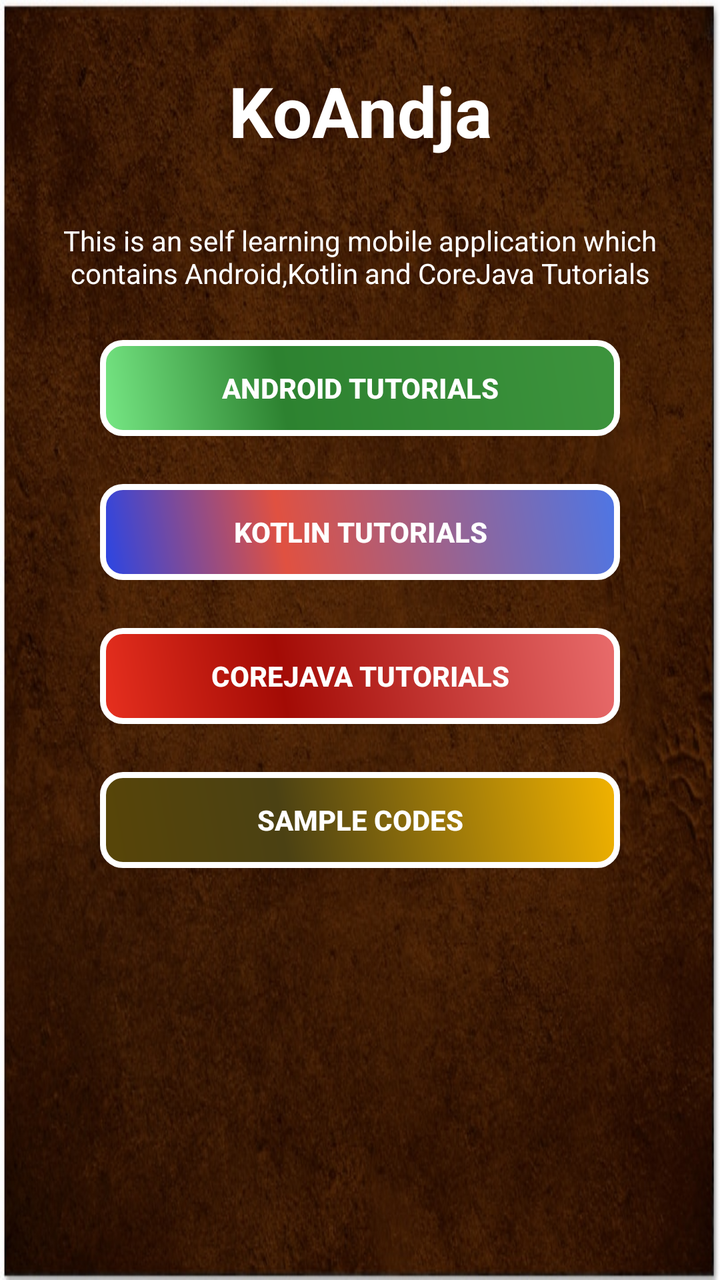
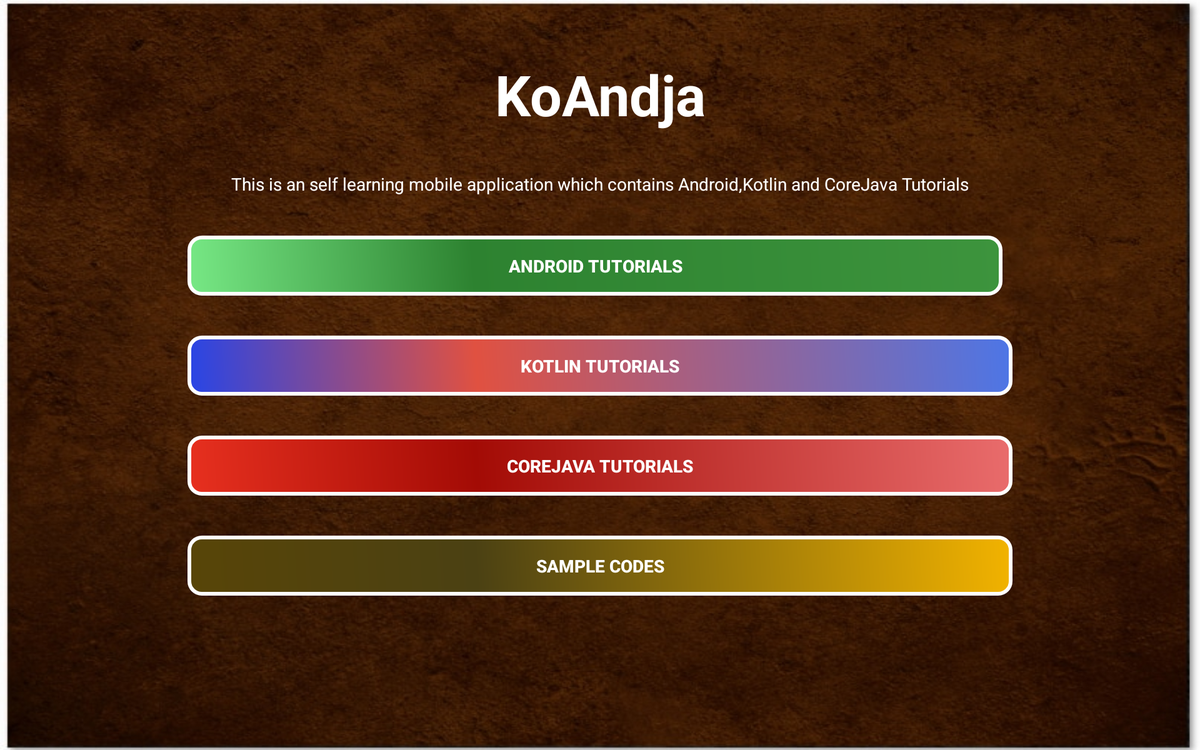

The same Android screen from two of the app's own layout files: first res/layout/ as a phone draws it, then the author's variant for another configuration, drawn on a device whose configuration selects that folder. Both files follow.
<!-- AndroidManifest.xml: application theme AppTheme -->
<!-- res/layout/activity_first.xml -->
<?xml version="1.0" encoding="utf-8"?>
<android.support.constraint.ConstraintLayout xmlns:android="http://schemas.android.com/apk/res/android"
    xmlns:app="http://schemas.android.com/apk/res-auto"
    xmlns:tools="http://schemas.android.com/tools"
    android:id="@+id/lay"
    android:layout_width="match_parent"
    android:layout_height="match_parent"
    android:background="@drawable/wall"
    tools:context=".FirstActivity">


    <TextView
        android:id="@+id/app_name"
        android:layout_width="0dp"
        android:layout_height="wrap_content"
        android:layout_marginTop="32dp"
        android:gravity="center"
        android:text="@string/app_name"
        android:textColor="#ffffff"
        android:textSize="35sp"
        android:textStyle="bold"
        app:layout_constraintEnd_toEndOf="parent"
        app:layout_constraintStart_toStartOf="parent"
        app:layout_constraintTop_toTopOf="parent" />

    <TextView
        android:id="@+id/app_desp"
        android:layout_width="0dp"
        android:layout_height="wrap_content"
        android:layout_marginEnd="16dp"
        android:layout_marginLeft="16dp"
        android:layout_marginRight="16dp"
        android:layout_marginStart="16dp"

        android:layout_marginTop="32dp"
        android:gravity="center"
        android:text="@string/desp"
        android:textColor="#ffffff"
        app:layout_constraintEnd_toEndOf="parent"
        app:layout_constraintStart_toStartOf="parent"
        app:layout_constraintTop_toBottomOf="@+id/app_name" />

    <Button
        android:id="@+id/andtut"
        android:layout_width="0dp"
        android:layout_height="wrap_content"
        android:layout_marginEnd="50dp"
        android:layout_marginLeft="50dp"
        android:layout_marginRight="50dp"

        android:layout_marginStart="50dp"
        android:layout_marginTop="24dp"
        android:background="@drawable/buttonshape"
        android:text="@string/android_tutorials"
        android:textColor="#ffffff"
        android:textStyle="bold"
        app:layout_constraintEnd_toEndOf="parent"
        app:layout_constraintStart_toStartOf="parent"
        app:layout_constraintTop_toBottomOf="@+id/app_desp" />

    <Button
        android:id="@+id/kotut"
        android:layout_width="0dp"
        android:layout_height="wrap_content"
        android:layout_marginEnd="50dp"
        android:layout_marginLeft="50dp"
        android:layout_marginRight="50dp"
        android:layout_marginStart="50dp"
        android:layout_marginTop="24dp"
        android:background="@drawable/buttonshape1"
        android:text="@string/kotlin_tutorials"
        android:textColor="#ffffff"

        android:textStyle="bold"
        app:layout_constraintEnd_toEndOf="parent"
        app:layout_constraintStart_toStartOf="parent"
        app:layout_constraintTop_toBottomOf="@+id/andtut" />

    <Button
        android:id="@+id/jatut"
        android:layout_width="0dp"
        android:layout_height="wrap_content"
        android:layout_marginEnd="50dp"
        android:layout_marginLeft="50dp"
        android:layout_marginRight="50dp"
        android:layout_marginStart="50dp"
        android:layout_marginTop="24dp"
        android:background="@drawable/buttonshape2"
        android:text="@string/corejava_tutorials"
        android:textColor="#ffffff"

        android:textStyle="bold"
        app:layout_constraintEnd_toEndOf="parent"
        app:layout_constraintStart_toStartOf="parent"
        app:layout_constraintTop_toBottomOf="@+id/kotut" />

    <Button
        android:id="@+id/samco"
        android:layout_width="0dp"
        android:layout_height="wrap_content"
        android:layout_marginEnd="50dp"
        android:layout_marginLeft="50dp"
        android:layout_marginRight="50dp"
        android:layout_marginStart="50dp"
        android:layout_marginTop="24dp"
        android:background="@drawable/buttonshape3"
        android:textColor="#ffffff"
        android:textStyle="bold"
        android:text="@string/sample_codes"
        app:layout_constraintEnd_toEndOf="parent"
        app:layout_constraintStart_toStartOf="parent"
        app:layout_constraintTop_toBottomOf="@+id/jatut" />

</android.support.constraint.ConstraintLayout>
<!-- resources referenced by this layout -->
<resources>
  <!-- drawable buttonshape (drawable) -->
  <?xml version="1.0" encoding="utf-8"?>
  <ripple
      xmlns:android="http://schemas.android.com/apk/res/android"
      android:color="#b2efb9">
      <item>
          <shape
              android:shape="rectangle">
              <gradient
                  android:angle="45"
                  android:centerX="35%"
                  android:centerColor="#2D8230"
                  android:startColor="#77E885"
                  android:endColor="#3D943D"
                  android:type="linear"    />
              <corners
                  android:topLeftRadius="10dp"
                  android:topRightRadius="10dp"
                  android:bottomLeftRadius="10dp"
                  android:bottomRightRadius="10dp"
                  />
  
              <padding
                  android:left="0dp"
                  android:top="0dp"
                  android:right="0dp"
                  android:bottom="0dp"
                  />
  
              <stroke
                  android:width="3dp"
                  android:color="#ffffff"
                  />
          </shape>
      </item>
  </ripple>
  <!-- drawable buttonshape3 (drawable) -->
  <?xml version="1.0" encoding="utf-8"?>
  <ripple
      xmlns:android="http://schemas.android.com/apk/res/android"
      android:color="#edccd0">
      <item>
          <shape
              android:shape="rectangle">
              <gradient
                  android:angle="45"
                  android:centerX="35%"
                  android:centerColor="#4b4113"
                  android:startColor="#584508"
                  android:endColor="#f2b300"
                  android:type="linear"
                  />
              <corners
                  android:topLeftRadius="10dp"
                  android:topRightRadius="10dp"
                  android:bottomLeftRadius="10dp"
                  android:bottomRightRadius="10dp"
                  />
  
              <padding
                  android:left="0dp"
                  android:top="0dp"
                  android:right="0dp"
                  android:bottom="0dp"
                  />
  
              <stroke
                  android:width="3dp"
                  android:color="#ffffff"
                  />
          </shape>
      </item>
  </ripple>
  <string name="android_tutorials">Android Tutorials</string>
  <string name="app_name">KoAndja</string>
  <string name="corejava_tutorials">CoreJava Tutorials</string>
  <string name="desp">This is an self learning mobile application which contains Android,Kotlin and CoreJava Tutorials</string>
  <string name="kotlin_tutorials">kotlin Tutorials</string>
  <string name="sample_codes">Sample Codes</string>
  <style name="AppTheme" parent="Theme.AppCompat.Light.NoActionBar">
          
          <item name="colorPrimary">@color/colorPrimary</item>
          <item name="colorPrimaryDark">@color/colorPrimaryDark</item>
          <item name="colorAccent">@color/colorAccent</item>
      </style>
  <color name="colorPrimary">#3d52c9</color>
  <color name="colorPrimaryDark">#a35e0a</color>
  <color name="colorAccent">#FF4081</color>
</resources>
<!-- res/layout-sw600dp-land/activity_first.xml (the author's variant of the layout above) -->
<!-- drawn on a 7-inch tablet turned sideways -->
<?xml version="1.0" encoding="utf-8"?>
<android.support.constraint.ConstraintLayout
    xmlns:android="http://schemas.android.com/apk/res/android"
    xmlns:app="http://schemas.android.com/apk/res-auto"
    xmlns:tools="http://schemas.android.com/tools"
    android:id="@+id/lay"
    android:layout_width="match_parent"
    android:layout_height="match_parent"
    android:background="@drawable/wall"
    tools:context=".FirstActivity">


    <TextView
        android:id="@+id/app_name"
        android:layout_width="0dp"
        android:layout_height="wrap_content"
        android:layout_marginTop="45dp"
        android:gravity="center"
        android:text="@string/app_name"
        android:textColor="#ffffff"
        android:textSize="45sp"
        android:textStyle="bold"
        app:layout_constraintEnd_toEndOf="parent"
        app:layout_constraintStart_toStartOf="parent"
        app:layout_constraintTop_toTopOf="parent" />

    <TextView
        android:id="@+id/app_desp"
        android:layout_width="0dp"
        android:layout_height="wrap_content"
        android:layout_marginEnd="8dp"
        android:layout_marginLeft="8dp"
        android:layout_marginRight="8dp"
        android:layout_marginStart="8dp"

        android:layout_marginTop="32dp"
        android:gravity="center"
        android:text="@string/desp"
        android:textColor="#ffffff"
        app:layout_constraintEnd_toEndOf="parent"
        app:layout_constraintStart_toStartOf="parent"
        app:layout_constraintTop_toBottomOf="@+id/app_name" />

    <Button
        android:id="@+id/andtut"
        android:layout_width="0dp"
        android:layout_height="wrap_content"
        android:layout_marginEnd="150dp"
        android:layout_marginLeft="150dp"
        android:layout_marginRight="150dp"
        android:layout_marginStart="150dp"
        android:layout_marginTop="32dp"
        android:background="@drawable/buttonshape"
        android:text="@string/android_tutorials"
        android:textColor="#ffffff"

        android:textStyle="bold"
        app:layout_constraintEnd_toEndOf="@+id/app_desp"
        app:layout_constraintStart_toStartOf="parent"
        app:layout_constraintTop_toBottomOf="@+id/app_desp" />

    <Button
        android:id="@+id/kotut"
        android:layout_width="0dp"
        android:layout_height="wrap_content"
        android:layout_marginEnd="150dp"
        android:layout_marginLeft="150dp"
        android:layout_marginRight="150dp"
        android:layout_marginStart="150dp"
        android:layout_marginTop="32dp"
        android:background="@drawable/buttonshape1"
        android:text="@string/kotlin_tutorials"
        android:textColor="#ffffff"

        android:textStyle="bold"
        app:layout_constraintEnd_toEndOf="parent"
        app:layout_constraintStart_toStartOf="parent"
        app:layout_constraintTop_toBottomOf="@+id/andtut" />

    <Button
        android:id="@+id/jatut"
        android:layout_width="0dp"
        android:layout_height="wrap_content"
        android:layout_marginEnd="150dp"
        android:layout_marginLeft="150dp"
        android:layout_marginRight="150dp"
        android:layout_marginStart="150dp"
        android:layout_marginTop="32dp"
        android:background="@drawable/buttonshape2"
        android:text="@string/corejava_tutorials"
        android:textColor="#ffffff"

        android:textStyle="bold"
        app:layout_constraintEnd_toEndOf="parent"
        app:layout_constraintStart_toStartOf="parent"
        app:layout_constraintTop_toBottomOf="@+id/kotut" />

    <Button
        android:id="@+id/samco"
        android:layout_width="0dp"
        android:layout_height="wrap_content"
        android:layout_marginEnd="150dp"
        android:layout_marginLeft="150dp"
        android:layout_marginRight="150dp"
        android:layout_marginStart="150dp"
        android:layout_marginTop="32dp"
        android:background="@drawable/buttonshape3"
        android:text="@string/sample_codes"
        android:textColor="#ffffff"
        android:textStyle="bold"
        app:layout_constraintEnd_toEndOf="parent"
        app:layout_constraintStart_toStartOf="parent"
        app:layout_constraintTop_toBottomOf="@+id/jatut" />


</android.support.constraint.ConstraintLayout>
